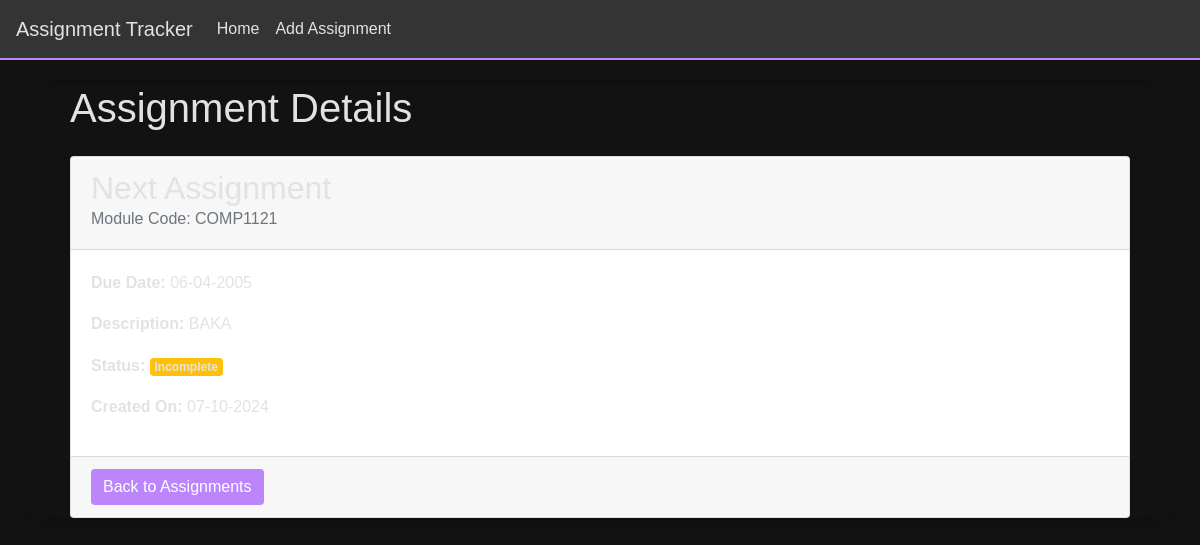
Page /view-assignment/3 on the earlier database version.
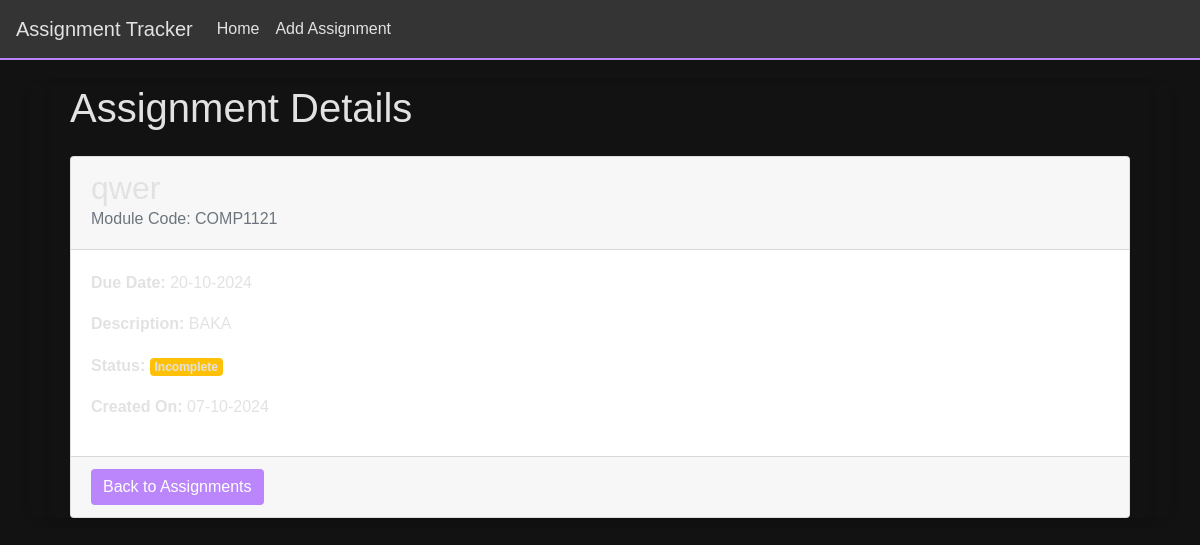
Same page on the later database version.
### app/models.py (models this page shows, shortened)
class Assignment(db.Model):
    id = db.Column(db.Integer, primary_key=True)
    title = db.Column(db.String(100), nullable=False)  # Assessment title
    module_code = db.Column(db.String(20), nullable=False)  # Module code
    deadline = db.Column(db.DateTime, nullable=False)  # Deadline date
    description = db.Column(db.Text, nullable=True)  # Short description
    is_completed = db.Column(db.Boolean, default=False)  # Completion status
    date_created = db.Column(db.DateTime, default=datetime.utcnow)  # Timestamp for when the assignment was added

### app/views.py (the view)
@app.route("/view-assignment/<int:assignment_id>")
def view_assignment(assignment_id):
    assignment = Assignment.query.get(assignment_id)
    if assignment is None:
        return render_template("404.html", message="Assignment doesn't exist!"), 404
    return render_template("view_assignment.html", assignment = assignment)

### app/templates/view_assignment.html
{% extends "base.html" %}
{% block content %}
    <div class="container">
        <h1>Assignment Details</h1>
        <div class="card mt-4">
            <div class="card-header">
                <h2>{{ assignment.title }}</h2>
                <h6 class="card-subtitle mb-2 text-muted">Module Code: {{ assignment.module_code }}</h6>
            </div>
            <div class="card-body">
                <p><strong>Due Date:</strong> {{ assignment.deadline.strftime('%d-%m-%Y') }}</p>
                <p><strong>Description:</strong> {{ assignment.description }}</p>
                <p><strong>Status:</strong>
                {% if assignment.is_completed %}
                    <span class="badge bg-success">Completed</span>
                {% else %}
                    <span class="badge bg-warning">Incomplete</span>
                {% endif %}
                </p>
                <p><strong>Created On:</strong> {{ assignment.date_created.strftime('%d-%m-%Y')}}</p>
            </div>
            <div class="card-footer">
                <a href="{{ url_for('index') }}" class="btn btn-primary">Back to Assignments</a>
            </div>
        </div>
    </div>
{% endblock %}

Differences in the rows shown:
changed Assignment "COMP1121": title "Next Assignment" → "qwer"; deadline "06-04-2005" → "20-10-2024"
